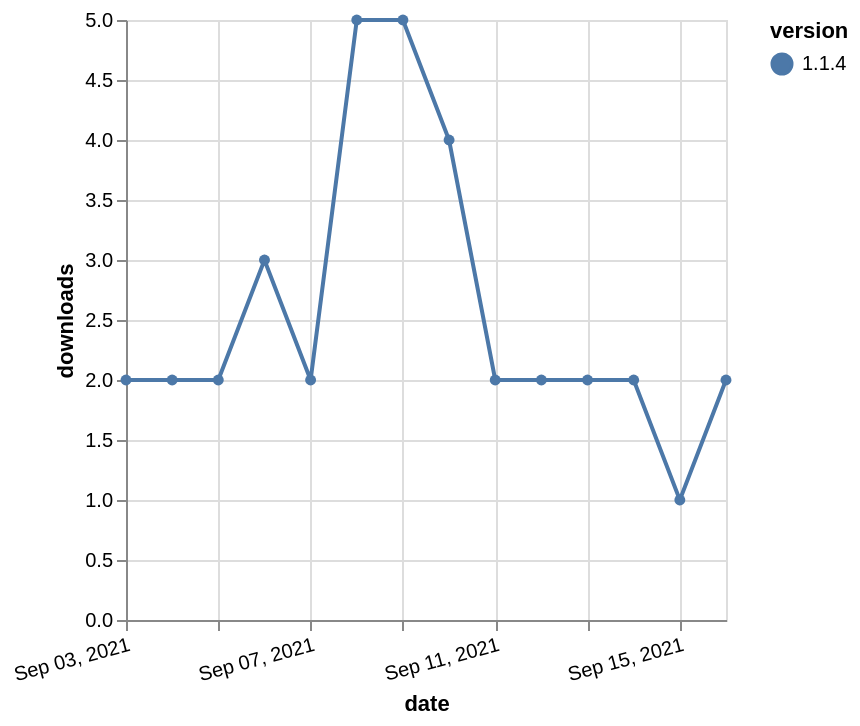

Vega-Lite specification for this chart:
### Vega-Lite specification from a JSON file in a GitHub repository (floating-point values rounded to 4 significant figures)
{"$schema": "https://vega.github.io/schema/vega-lite/v5.json", "description": "A simple bar chart with embedded data.", "data": {"values": [{"date": "2021-09-03", "total": 3735, "delta": 2, "version": "1.1.4"}, {"date": "2021-09-04", "total": 3737, "delta": 2, "version": "1.1.4"}, {"date": "2021-09-05", "total": 3739, "delta": 2, "version": "1.1.4"}, {"date": "2021-09-06", "total": 3742, "delta": 3, "version": "1.1.4"}, {"date": "2021-09-07", "total": 3744, "delta": 2, "version": "1.1.4"}, {"date": "2021-09-08", "total": 3749, "delta": 5, "version": "1.1.4"}, {"date": "2021-09-09", "total": 3754, "delta": 5, "version": "1.1.4"}, {"date": "2021-09-10", "total": 3758, "delta": 4, "version": "1.1.4"}, {"date": "2021-09-11", "total": 3760, "delta": 2, "version": "1.1.4"}, {"date": "2021-09-12", "total": 3762, "delta": 2, "version": "1.1.4"}, {"date": "2021-09-13", "total": 3764, "delta": 2, "version": "1.1.4"}, {"date": "2021-09-14", "total": 3766, "delta": 2, "version": "1.1.4"}, {"date": "2021-09-15", "total": 3767, "delta": 1, "version": "1.1.4"}, {"date": "2021-09-16", "total": 3769, "delta": 2, "version": "1.1.4"}]}, "width": "container", "mark": {"type": "line", "point": {"filled": true}}, "encoding": {"x": {"field": "date", "type": "temporal", "timeUnit": "yearmonthdate", "title": "date", "axis": {"labelAngle": -15}}, "y": {"field": "delta", "type": "quantitative", "title": "downloads"}, "color": {"field": "version", "type": "nominal"}, "tooltip": {"field": "delta"}}}
